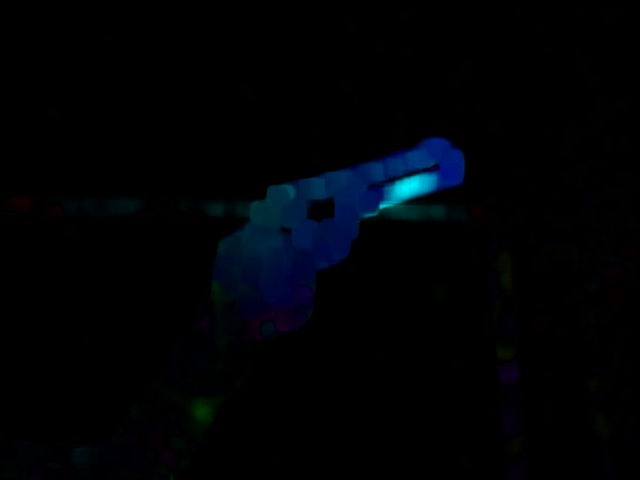
#> input picture semana_10_3_flujo_optico_tracking/media/dense_flow_hsv.jpg, 640 x 480 px
$ python -i performance.py   (imports and definitions only)
#> lines starting #> are read from the running program, lines starting #| are printed output that depends on the picture
"""6. Análisis de Rendimiento.

Mide FPS, compara Lucas-Kanade vs Farnebäck, evalúa precisión del
tracking con diferentes parámetros y genera gráficas comparativas.
"""
from __future__ import annotations

import time
from pathlib import Path
from typing import Dict, List

import cv2
import matplotlib
# [1 line not run here, left out]
import matplotlib.pyplot as plt
import numpy as np

from utils import FPSCounter, StageMetrics, open_video

# ---------------------------------------------------------------------------
# Configuraciones de parámetros a comparar
# ---------------------------------------------------------------------------

LK_CONFIGS = [
    {"label": "LK win=11 lev=2", "winSize": (11, 11), "maxLevel": 2},
    {"label": "LK win=21 lev=3", "winSize": (21, 21), "maxLevel": 3},
    {"label": "LK win=31 lev=4", "winSize": (31, 31), "maxLevel": 4},
]

FB_CONFIGS = [
    {"label": "FB win=9 lev=2", "winsize": 9, "levels": 2},
    {"label": "FB win=15 lev=3", "winsize": 15, "levels": 3},
    {"label": "FB win=21 lev=5", "winsize": 21, "levels": 5},
]

FEATURE_PARAMS = dict(maxCorners=200, qualityLevel=0.01, minDistance=15, blockSize=7)


# [98 lines left out: functions _bench_lucas_kanade, _bench_farneback, not called in this run]


def run_performance_analysis(
    source: str | int,
    output_dir: Path,
    n_frames: int = 120,
) -> StageMetrics:
    """Ejecuta benchmarks comparativos y genera gráficas."""
    output_dir.mkdir(parents=True, exist_ok=True)
    t_start = time.perf_counter()

    results_lk = {}
    results_fb = {}

    print("[BENCH] Evaluando configuraciones de Lucas-Kanade …")
    for cfg in LK_CONFIGS:
        label = cfg["label"]
        print(f"  → {label}")
        results_lk[label] = _bench_lucas_kanade(source, cfg, n_frames)

    print("[BENCH] Evaluando configuraciones de Farnebäck …")
    for cfg in FB_CONFIGS:
        label = cfg["label"]
        print(f"  → {label}")
        results_fb[label] = _bench_farneback(source, cfg, n_frames)

    # ---- Gráfica comparativa de FPS ----
    fig, axes = plt.subplots(1, 3, figsize=(18, 5))
    fig.suptitle("Análisis de Rendimiento – Flujo Óptico", fontsize=14, fontweight="bold")

    # 1) FPS
    ax = axes[0]
    labels_all = list(results_lk.keys()) + list(results_fb.keys())
    fps_all = [results_lk[k]["fps"] for k in results_lk] + [results_fb[k]["fps"] for k in results_fb]
    colors = ["#4fc3f7"] * len(results_lk) + ["#ff8a65"] * len(results_fb)
    bars = ax.barh(labels_all, fps_all, color=colors)
    ax.set_xlabel("FPS")
    ax.set_title("Velocidad de procesamiento")
    for bar, val in zip(bars, fps_all):
        ax.text(bar.get_width() + 0.5, bar.get_y() + bar.get_height() / 2,
                f"{val:.1f}", va="center", fontsize=9)

    # 2) Tiempo promedio por frame
    ax = axes[1]
    ms_all = [results_lk[k]["avg_ms"] for k in results_lk] + [results_fb[k]["avg_ms"] for k in results_fb]
    bars = ax.barh(labels_all, ms_all, color=colors)
    ax.set_xlabel("ms / frame")
    ax.set_title("Tiempo promedio por frame")
    for bar, val in zip(bars, ms_all):
        ax.text(bar.get_width() + 0.2, bar.get_y() + bar.get_height() / 2,
                f"{val:.2f}", va="center", fontsize=9)

    # 3) Precisión / magnitud
    ax = axes[2]
    precision_lk = [results_lk[k]["avg_tracked_ratio"] * 100 for k in results_lk]
    mag_fb = [results_fb[k]["avg_flow_magnitude"] for k in results_fb]
    # Dos ejes: ratio para LK, magnitud para FB
    x = np.arange(len(results_lk))
    ax.bar(x - 0.2, precision_lk, 0.35, label="LK tracked %", color="#4fc3f7")
    ax2 = ax.twinx()
    x2 = np.arange(len(results_fb))
    ax2.bar(x2 + 0.2, mag_fb, 0.35, label="FB avg mag", color="#ff8a65")
    ax.set_ylabel("Tracked ratio (%)")
    ax2.set_ylabel("Avg flow magnitude (px)")
    ax.set_title("Precisión / Magnitud")
    ax.set_xticks(range(max(len(results_lk), len(results_fb))))
    ax.legend(loc="upper left", fontsize=8)
    ax2.legend(loc="upper right", fontsize=8)

    plt.tight_layout()
    chart_path = output_dir / "performance_comparison.png"
    fig.savefig(str(chart_path), dpi=150)
    plt.close(fig)
    print(f"[OK] Gráfica guardada: {chart_path}")

    elapsed = (time.perf_counter() - t_start) * 1000

    return StageMetrics(
        stage="performance_analysis",
        processing_ms=elapsed,
        extra={
            "lucas_kanade": results_lk,
            "farneback": results_fb,
        },
    )

>>> import cv2
>>> picture = cv2.imread('../media/dense_flow_hsv.jpg', cv2.IMREAD_GRAYSCALE)
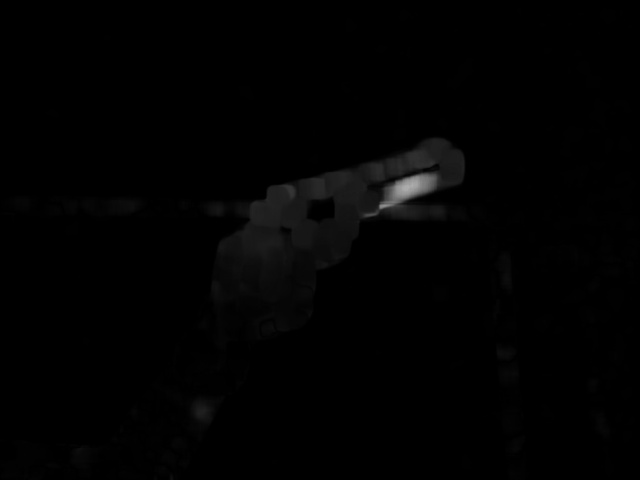
#> picture: shape (480, 640); min 0, max 174, mean 2
>>> result = run_performance_analysis(picture, 'out.png')
#> (the run stopped early here; a loop or call above may not have finished)
